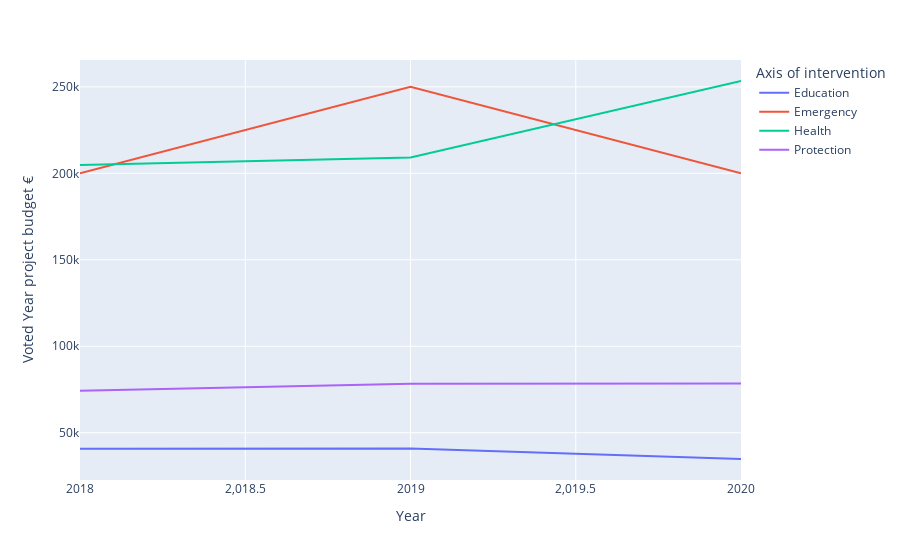

This figure's notebook cell:
### Code cell
px.line(df_con_bud, x="Year", y="Voted Year project budget €", color='Axis of intervention', hover_data=['Year'])

### Figure 1 — Plotly figure (JSON) as saved in the notebook; plotly's stock layout.template omitted (floating-point values rounded to 4 significant figures)
{"data": [{"customdata": [[2018], [2019], [2020]], "hovertemplate": "Axis of intervention=Education<br>Year=%{customdata[0]}<br>Voted Year project budget €=%{y}<extra></extra>", "legendgroup": "Education", "line": {"color": "#636efa", "dash": "solid"}, "mode": "lines", "name": "Education", "orientation": "v", "showlegend": true, "type": "scatter", "x": [2018, 2019, 2020], "xaxis": "x", "y": [40730.0, 40820.0, 34820.0], "yaxis": "y"}, {"customdata": [[2018], [2019], [2020]], "hovertemplate": "Axis of intervention=Emergency<br>Year=%{customdata[0]}<br>Voted Year project budget €=%{y}<extra></extra>", "legendgroup": "Emergency", "line": {"color": "#EF553B", "dash": "solid"}, "mode": "lines", "name": "Emergency", "orientation": "v", "showlegend": true, "type": "scatter", "x": [2018, 2019, 2020], "xaxis": "x", "y": [200000, 250000, 200000], "yaxis": "y"}, {"customdata": [[2018], [2019], [2020]], "hovertemplate": "Axis of intervention=Health<br>Year=%{customdata[0]}<br>Voted Year project budget €=%{y}<extra></extra>", "legendgroup": "Health", "line": {"color": "#00cc96", "dash": "solid"}, "mode": "lines", "name": "Health", "orientation": "v", "showlegend": true, "type": "scatter", "x": [2018, 2019, 2020], "xaxis": "x", "y": [204900.0, 209164, 253400.0], "yaxis": "y"}, {"customdata": [[2018], [2019], [2020]], "hovertemplate": "Axis of intervention=Protection<br>Year=%{customdata[0]}<br>Voted Year project budget €=%{y}<extra></extra>", "legendgroup": "Protection", "line": {"color": "#ab63fa", "dash": "solid"}, "mode": "lines", "name": "Protection", "orientation": "v", "showlegend": true, "type": "scatter", "x": [2018, 2019, 2020], "xaxis": "x", "y": [74250.0, 78380.0, 78416], "yaxis": "y"}], "layout": {"legend": {"title": {"text": "Axis of intervention"}, "tracegroupgap": 0}, "margin": {"t": 60}, "xaxis": {"anchor": "y", "domain": [0, 1], "title": {"text": "Year"}}, "yaxis": {"anchor": "x", "domain": [0, 1], "title": {"text": "Voted Year project budget €"}}}}
